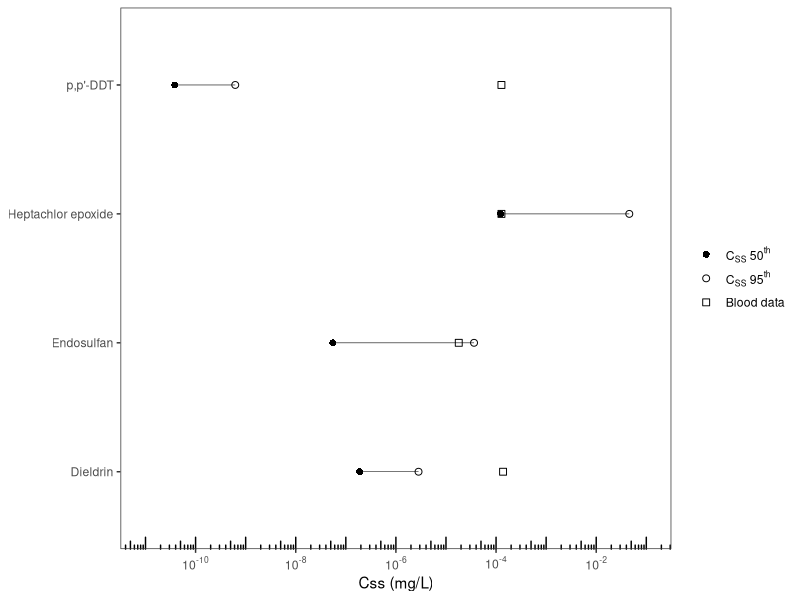
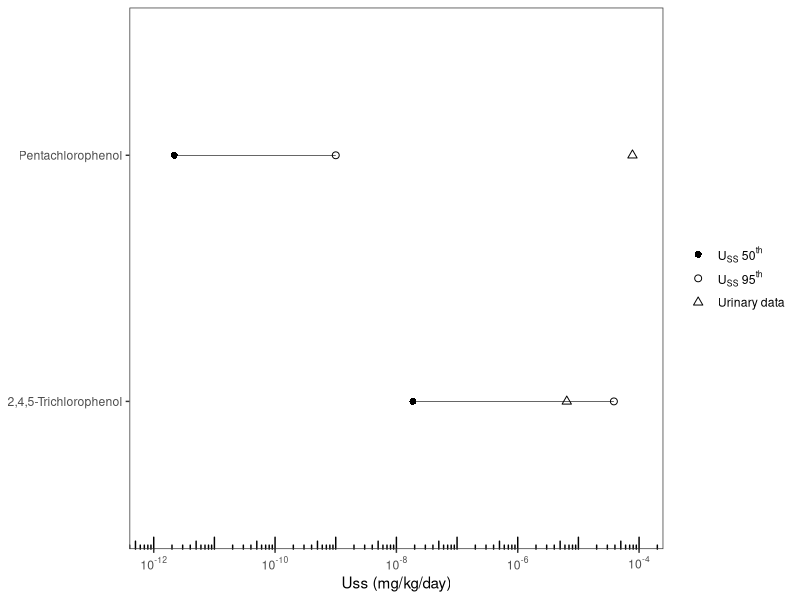
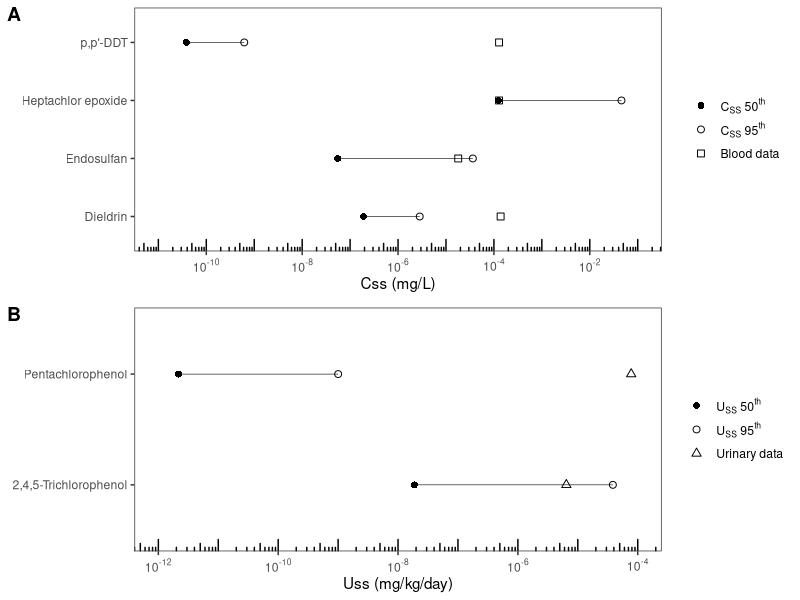

R code for these plots, in order:
library(dplyr)
expo.95 <- read.csv("expocast median and upper bound.csv") %>% arrange(CAS)
css.df <- read.csv("Css samples CAS by row.csv") %>% arrange(CAS) #unit: mg/L
gfr_fub.df <- read.csv("GFRxFub samples CAS by row.csv") %>% arrange(CAS) #unit: L/kg/day

set.seed(1234)

css <- data.frame(matrix(NA, nrow=2, ncol=19))
uss <- data.frame(matrix(NA, nrow=2, ncol=19))
for (i in 1:19){
  #Css
  css.temp <- as.numeric(css.df[i, 1:10000])
  css.50 <- quantile(css.temp, probs = 0.5, na.rm=TRUE) #Css median
  css[1,i] <- expo.95$median[i]*css.50
  css[2,i] <- expo.95$upper[i]*css.50
  
  #Uss
  gfr_fub.temp <- as.numeric(gfr_fub.df[i, 1:10000])
  gfr_fub.50 <- quantile(gfr_fub.temp, probs = 0.5, na.rm=TRUE) #gfr_fub median
  uss[1,i] <- css[1,i]*gfr_fub.50
  uss[2,i] <- css[2,i]*gfr_fub.50
}

colnames(css) <- css.df$CAS
colnames(uss) <- gfr_fub.df$CAS
rownames(css) <- c("50th","95th")
rownames(uss) <- c("50th","95th")

css.t <- data.frame(css=t(css))
css.t$CAS <- rownames(css.t)
uss.t <- data.frame(uss=t(uss))
uss.t$CAS <- rownames(uss.t)

bio.data <- read.csv("bimonitoring data.csv")

css.bio.m <- merge(bio.data[1:4,], css.t, by="CAS")
uss.bio.m <- merge(bio.data[5:6,], uss.t, by="CAS")

css.bio_b <- data.frame(CAS=css.bio.m$CAS, Chemical=css.bio.m$Chemical,
                       value=css.bio.m$biomonitoring.value, name="Biomonitoring data")
css.50 <- data.frame(CAS=css.bio.m$CAS, Chemical=css.bio.m$Chemical,
                     value=css.bio.m$css.50th, name="Css median")
css.95 <- data.frame(CAS=css.bio.m$CAS, Chemical=css.bio.m$Chemical,
                     value=css.bio.m$css.95th, name="Css 95th")
uss.bio_u <- data.frame(CAS=uss.bio.m$CAS, Chemical=uss.bio.m$Chemical,
                        value=uss.bio.m$biomonitoring.value, name="Biomonitoring data")
uss.50 <- data.frame(CAS=uss.bio.m$CAS, Chemical=uss.bio.m$Chemical,
                     value=uss.bio.m$uss.50th, name="Uss median")
uss.95 <- data.frame(CAS=uss.bio.m$CAS, Chemical=uss.bio.m$Chemical,
                     value=uss.bio.m$uss.95th, name="Uss 95th")

css.bind <- rbind(css.bio_b, css.50, css.95)
uss.bind <- rbind(uss.bio_u, uss.50, uss.95)

library(ggplot2)
library(ggpubr)

css.bio_b.plot <- ggplot()+
  geom_point(data=css.bind[5:12,], aes(x=value, y=Chemical, shape=name), size=2)+
  geom_segment(aes(x=css.50$value, y=css.50$Chemical, xend=css.95$value, yend=css.95$Chemical), size=0.2)+
  geom_point(data=css.bind[1:4,], aes(x=value, y=Chemical, shape=name), size=2)+
  scale_x_log10(limits=c(1e-11, 1e-1),
                breaks = scales::trans_breaks("log10", function(x) 10^x),
                labels = scales::trans_format("log10", scales::math_format(10^.x)))+
  xlab("Css (mg/L)")+
  theme_bw()+
  theme(axis.title.y = element_blank(), legend.title = element_blank(), 
        panel.grid.major = element_blank(),panel.grid.minor = element_blank())+
  annotation_logticks(sides="b")+
  scale_shape_manual(name="legend",
                     breaks=c("Css median","Css 95th","Biomonitoring data"),
                     labels=c(bquote(C[SS]~50^th), bquote(C[SS]~95^th), "Blood data"),
                     values=c(`Css median`=16,`Css 95th`=1,`Biomonitoring data`=0))
print(css.bio_b.plot)

uss.bio_u.plot <- ggplot()+
  geom_point(data=uss.bind[3:6,], aes(x=value, y=Chemical, shape=name), size=2)+
  geom_segment(aes(x=uss.50$value, y=uss.50$Chemical, xend=uss.95$value, yend=uss.95$Chemical), size=0.2)+
  geom_point(data=uss.bind[1:2,], aes(x=value, y=Chemical, shape=name), size=2)+
  scale_x_log10(limits=c(1e-12, 1e-4),
                breaks = scales::trans_breaks("log10", function(x) 10^x),
                labels = scales::trans_format("log10", scales::math_format(10^.x)))+
  xlab("Uss (mg/kg/day)")+
  theme_bw()+
  theme(axis.title.y = element_blank(), legend.title = element_blank(), 
        panel.grid.major = element_blank(), panel.grid.minor = element_blank())+
  annotation_logticks(sides="b")+
  scale_shape_manual(name="legend",
                     breaks=c("Uss median","Uss 95th","Biomonitoring data"),
                     labels=c(bquote(U[SS]~50^th), bquote(U[SS]~95^th), "Urinary data"),
                     values=c(`Uss median`=16,`Uss 95th`=1,`Biomonitoring data`=2))
print(uss.bio_u.plot)

expocast.plot <- ggarrange(css.bio_b.plot, uss.bio_u.plot, align="hv", nrow=2, labels = c("A","B"))
ggsave(expocast.plot, file="Expocast Css and Uss vs biomonitoring data plot.pdf", 
       width=8, height=6, path="BEMI plots", scale=0.7)
